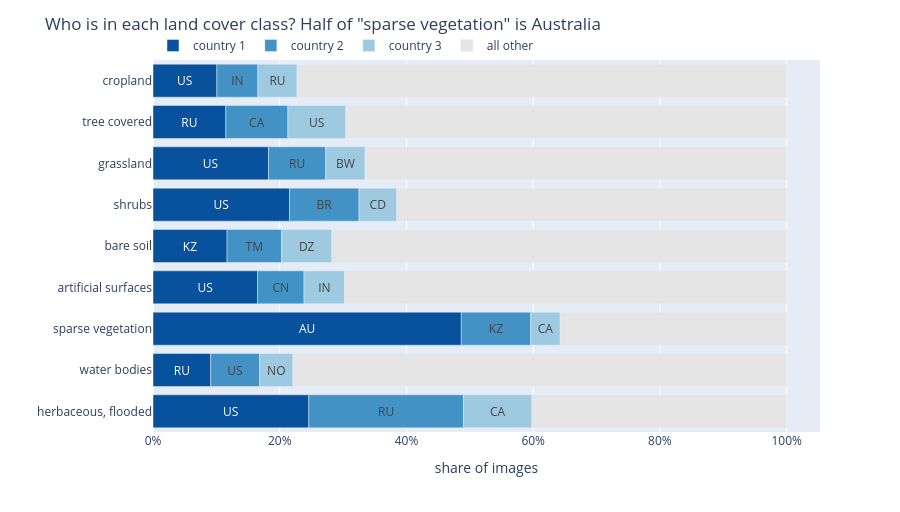
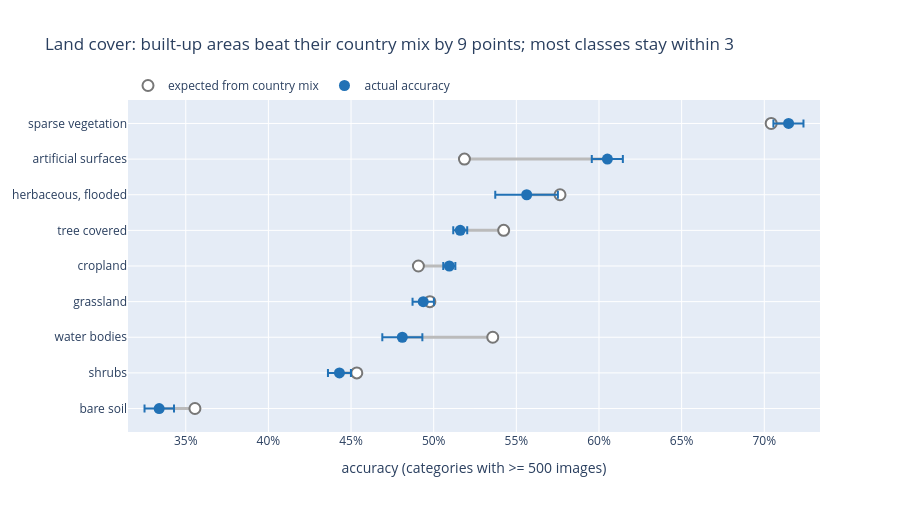

The code cell stored with these charts, in order, in its notebook:
### Markdown cell above
### Q4.1 Land cover
- First: who is in each class? Then: actual vs. expected accuracy

### Code cell
lc = q4.effect_table(env, "land_cover_name").drop(index="no data")
display(q4.show_effects(lc))
q4.plot_country_mix(env[env.land_cover_name != "no data"], "land_cover_name",
                    "Who is in each land cover class? Half of \"sparse vegetation\" is Australia").show()
q4.plot_expected(lc, "Land cover: built-up areas beat their country mix by 9 points; most classes stay within 3").show()

### Figure 1 — Plotly figure (JSON) as saved in the notebook; plotly's stock layout.template omitted (floating-point values rounded to 4 significant figures)
{"data": [{"customdata": [["country 1"], ["country 1"], ["country 1"], ["country 1"], ["country 1"], ["country 1"], ["country 1"], ["country 1"], ["country 1"]], "hovertemplate": "share=%{x:.0%}<br>land_cover_name=%{y}<br>country=%{text}<extra></extra>", "insidetextanchor": "middle", "legendgroup": "country 1", "marker": {"color": "#08519c", "pattern": {"shape": ""}}, "name": "country 1", "orientation": "h", "showlegend": true, "text": ["US", "RU", "US", "US", "KZ", "US", "AU", "RU", "US"], "textposition": "inside", "type": "bar", "x": [0.1009, 0.1149, 0.1822, 0.2155, 0.1169, 0.165, 0.4865, 0.09109, 0.2459], "xaxis": "x", "y": ["cropland", "tree covered", "grassland", "shrubs", "bare soil", "artificial surfaces", "sparse vegetation", "water bodies", "herbaceous, flooded"], "yaxis": "y"}, {"customdata": [["country 2"], ["country 2"], ["country 2"], ["country 2"], ["country 2"], ["country 2"], ["country 2"], ["country 2"], ["country 2"]], "hovertemplate": "share=%{x:.0%}<br>land_cover_name=%{y}<br>country=%{text}<extra></extra>", "insidetextanchor": "middle", "legendgroup": "country 2", "marker": {"color": "#4292c6", "pattern": {"shape": ""}}, "name": "country 2", "orientation": "h", "showlegend": true, "text": ["IN", "CA", "RU", "BR", "TM", "CN", "KZ", "US", "RU"], "textposition": "inside", "type": "bar", "x": [0.06466, 0.09797, 0.09031, 0.1097, 0.08609, 0.07333, 0.1096, 0.07716, 0.244], "xaxis": "x", "y": ["cropland", "tree covered", "grassland", "shrubs", "bare soil", "artificial surfaces", "sparse vegetation", "water bodies", "herbaceous, flooded"], "yaxis": "y"}, {"customdata": [["country 3"], ["country 3"], ["country 3"], ["country 3"], ["country 3"], ["country 3"], ["country 3"], ["country 3"], ["country 3"]], "hovertemplate": "share=%{x:.0%}<br>land_cover_name=%{y}<br>country=%{text}<extra></extra>", "insidetextanchor": "middle", "legendgroup": "country 3", "marker": {"color": "#9ecae1", "pattern": {"shape": ""}}, "name": "country 3", "orientation": "h", "showlegend": true, "text": ["RU", "US", "BW", "CD", "DZ", "IN", "CA", "NO", "CA"], "textposition": "inside", "type": "bar", "x": [0.06182, 0.09135, 0.06228, 0.05953, 0.07929, 0.06409, 0.04648, 0.05266, 0.108], "xaxis": "x", "y": ["cropland", "tree covered", "grassland", "shrubs", "bare soil", "artificial surfaces", "sparse vegetation", "water bodies", "herbaceous, flooded"], "yaxis": "y"}, {"customdata": [["all other"], ["all other"], ["all other"], ["all other"], ["all other"], ["all other"], ["all other"], ["all other"], ["all other"]], "hovertemplate": "share=%{x:.0%}<br>land_cover_name=%{y}<br>country=%{text}<extra></extra>", "insidetextanchor": "middle", "legendgroup": "all other", "marker": {"color": "#e5e5e5", "pattern": {"shape": ""}}, "name": "all other", "orientation": "h", "showlegend": true, "text": ["", "", "", "", "", "", "", "", ""], "textposition": "inside", "type": "bar", "x": [0.7727, 0.6957, 0.6652, 0.6153, 0.7177, 0.6976, 0.3573, 0.7791, 0.402], "xaxis": "x", "y": ["cropland", "tree covered", "grassland", "shrubs", "bare soil", "artificial surfaces", "sparse vegetation", "water bodies", "herbaceous, flooded"], "yaxis": "y"}], "layout": {"barmode": "relative", "height": 512, "legend": {"orientation": "h", "title": {"text": ""}, "tracegroupgap": 0, "x": 0, "xanchor": "left", "y": 1, "yanchor": "bottom"}, "margin": {"t": 60}, "title": {"text": "Who is in each land cover class? Half of \"sparse vegetation\" is Australia"}, "width": 900, "xaxis": {"anchor": "y", "domain": [0, 1], "tickformat": ".0%", "title": {"text": "share of images"}}, "yaxis": {"anchor": "x", "categoryarray": ["herbaceous, flooded", "water bodies", "sparse vegetation", "artificial surfaces", "bare soil", "shrubs", "grassland", "tree covered", "cropland"], "categoryorder": "array", "domain": [0, 1], "title": {"text": ""}}}}

### Figure 2 — Plotly figure (JSON) as saved in the notebook; plotly's stock layout.template omitted (floating-point values rounded to 4 significant figures)
{"data": [{"hoverinfo": "skip", "line": {"color": "#bbb", "width": 3}, "mode": "lines", "showlegend": false, "type": "scatter", "x": [0.3556, 0.3339, null, 0.4535, 0.443, null, 0.5357, 0.481, null, 0.4977, 0.4937, null, 0.4907, 0.5094, null, 0.5423, 0.5161, null, 0.5764, 0.5563, null, 0.5186, 0.6051, null, 0.7042, 0.7147, null], "y": ["bare soil", "bare soil", null, "shrubs", "shrubs", null, "water bodies", "water bodies", null, "grassland", "grassland", null, "cropland", "cropland", null, "tree covered", "tree covered", null, "herbaceous, flooded", "herbaceous, flooded", null, "artificial surfaces", "artificial surfaces", null, "sparse vegetation", "sparse vegetation", null]}, {"customdata": [[0.3339, 0.3556, 10745, 81, "KZ", 0.1169], [0.443, 0.4535, 19622, 110, "US", 0.2155], [0.481, 0.5357, 6532, 148, "RU", 0.09109], [0.4937, 0.4977, 22977, 152, "US", 0.1822], [0.5094, 0.4907, 71833, 169, "US", 0.1009], [0.5161, 0.5423, 53791, 161, "RU", 0.1149], [0.5563, 0.5764, 2639, 52, "US", 0.2459], [0.6051, 0.5186, 10392, 136, "US", 0.165], [0.7147, 0.7042, 9467, 65, "AU", 0.4865]], "hovertemplate": "%{y}<br>actual %{customdata[0]:.1%} | expected %{customdata[1]:.1%}<br>images %{customdata[2]:,} | countries %{customdata[3]}<br>biggest country %{customdata[4]} (%{customdata[5]:.0%})<extra></extra>", "marker": {"color": "white", "line": {"color": "#777", "width": 2}, "size": 11}, "mode": "markers", "name": "expected from country mix", "type": "scatter", "x": [0.3556, 0.4535, 0.5357, 0.4977, 0.4907, 0.5423, 0.5764, 0.5186, 0.7042], "y": ["bare soil", "shrubs", "water bodies", "grassland", "cropland", "tree covered", "herbaceous, flooded", "artificial surfaces", "sparse vegetation"]}, {"customdata": [[0.3339, 0.3556, 10745, 81, "KZ", 0.1169], [0.443, 0.4535, 19622, 110, "US", 0.2155], [0.481, 0.5357, 6532, 148, "RU", 0.09109], [0.4937, 0.4977, 22977, 152, "US", 0.1822], [0.5094, 0.4907, 71833, 169, "US", 0.1009], [0.5161, 0.5423, 53791, 161, "RU", 0.1149], [0.5563, 0.5764, 2639, 52, "US", 0.2459], [0.6051, 0.5186, 10392, 136, "US", 0.165], [0.7147, 0.7042, 9467, 65, "AU", 0.4865]], "error_x": {"array": [0.008975, 0.006961, 0.01212, 0.006465, 0.003655, 0.004222, 0.01886, 0.009358, 0.009008], "arrayminus": [0.008857, 0.006939, 0.0121, 0.006463, 0.003656, 0.004224, 0.01902, 0.009436, 0.009182], "color": "#2171b5", "symmetric": false, "type": "data"}, "hovertemplate": "%{y}<br>actual %{customdata[0]:.1%} | expected %{customdata[1]:.1%}<br>images %{customdata[2]:,} | countries %{customdata[3]}<br>biggest country %{customdata[4]} (%{customdata[5]:.0%})<extra></extra>", "marker": {"color": "#2171b5", "size": 11}, "mode": "markers", "name": "actual accuracy", "type": "scatter", "x": [0.3339, 0.443, 0.481, 0.4937, 0.5094, 0.5161, 0.5563, 0.6051, 0.7147], "y": ["bare soil", "shrubs", "water bodies", "grassland", "cropland", "tree covered", "herbaceous, flooded", "artificial surfaces", "sparse vegetation"]}], "layout": {"height": 512, "legend": {"orientation": "h", "x": 0, "xanchor": "left", "y": 1, "yanchor": "bottom"}, "title": {"text": "Land cover: built-up areas beat their country mix by 9 points; most classes stay within 3"}, "width": 900, "xaxis": {"range": [0.3151, 0.7337], "tickformat": ".0%", "title": {"text": "accuracy (categories with >= 500 images)"}}}}
